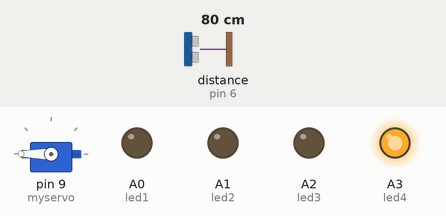
A sketch run on a simulated Arduino Uno, built with avr-gcc and run on an emulated ATmega328P. On the bench: servo, output pins drawn as LEDs (lit = HIGH). Wiring (inferred from the names in the program): ultrasonic range finder: trigger pin 7; echo pin 6. Inputs (shaded band) come from the test bench; at power-on: distance to the obstacle (sensor on pin 6) 80 cm. The echo pulse lasts 58.3 µs per cm; pins used as bus, display or sensor lines are not drawn; what the sketch prints to the serial monitor is not drawn.

Above: at 2.2 s.
2.3 s: distance to the obstacle (sensor on pin 6) set to 74 cm
At 3.5 s:
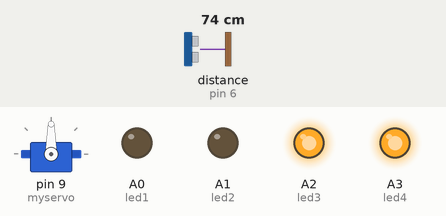
3.8 s: distance to the obstacle (sensor on pin 6) set to 55 cm
5.3 s: distance to the obstacle (sensor on pin 6) set to 47 cm
At 5.7 s:
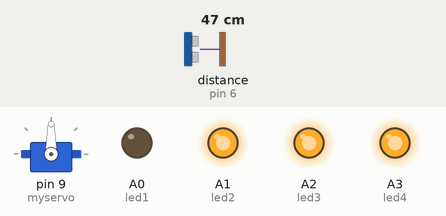
6.8 s: distance to the obstacle (sensor on pin 6) set to 2 cm
At 8.0 s:
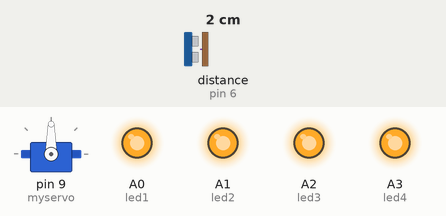
8.3 s: distance to the obstacle (sensor on pin 6) set to 35 cm
At 9.3 s:
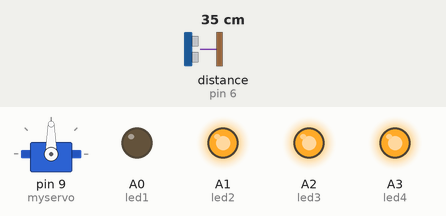
9.8 s: distance to the obstacle (sensor on pin 6) set to 4 cm
At 10.4 s:
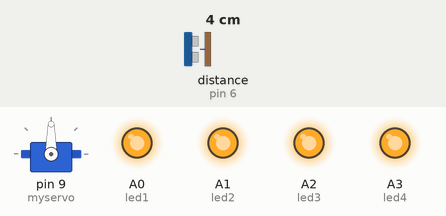
Timing chart, 0 to 12.3 s (numbered marks = the images above; inputs shaded):
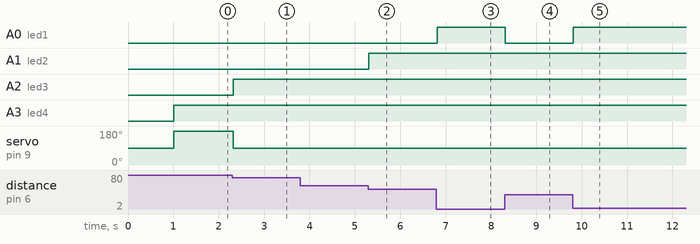

Measured:
- the behaviour switches between 77 and 76 cm on distance to the obstacle (sensor on pin 6) (found by bisection; images 0 and 1)
- the behaviour switches between 52 and 51 cm on distance to the obstacle (sensor on pin 6) (found by bisection; images 1 and 2)
- after the input at 2.3 s, A2 (led3): LOW → HIGH at once; servo on pin 9 (myservo): 180° → 90° at once
- after the input at 5.3 s, A1 (led2): LOW → HIGH at once
- after the input at 6.8 s, A0 (led1): LOW → HIGH at once
- after the input at 8.3 s, A0 (led1): HIGH → LOW at once
- after the input at 9.8 s, A0 (led1): LOW → HIGH at once

The sketch:

SmartWaterLevelController.ino
```cpp
// (licence header left out)
#include <Servo.h>
/**
 * @brief defining 7th pin as trigpin
 *
 */
#define trigpin 7
/**
 * @brief defining 6th pin as ecopin
 *
 */
#define echopin 6

int led1 = A0;//defining arduino pin A0 as the led1 output
int led2 = A1;//defining arduino pin A1 as the led2 output
int led3 = A2;//defining arduino pin A2 as the led3 output
int led4 = A3;//defining arduino pin A3 as the led4 output

Servo myservo;// Defining servomotor to arduino
/**
 * @brief defining the circuit's initial position.
 *
 */
void setup()
{
Serial.begin(9600);
pinMode(trigpin, OUTPUT);
pinMode(echopin, INPUT);
pinMode(led1, OUTPUT);
pinMode(led2, OUTPUT);
pinMode(led3, OUTPUT);
pinMode(led4, OUTPUT);
myservo.attach(9);
digitalWrite(led1, LOW);
digitalWrite(led2, LOW);
digitalWrite(led3, LOW);
digitalWrite(led4, LOW);
delay(1000);
}
/**
 * @brief putting the circuit in infinite loop in oreder to work continuously
 *
 */
void loop()
{
int duration, distance;
digitalWrite(trigpin, HIGH);
delayMicroseconds(1000);
digitalWrite(trigpin, LOW);
duration = pulseIn(echopin,HIGH);
distance = ( duration / 2) / 29.1;
Serial.println("cm:");
Serial.println(distance);

if( (distance > 0) && (distance <= 25) )//if water level is between 0-25%
{
digitalWrite(led1, HIGH);
digitalWrite(led2, HIGH);
digitalWrite(led3, HIGH);
digitalWrite(led4, HIGH);
myservo.write(90);
} else

if( (distance > 25) && (distance <= 50) )//if water level is between 25-50%
{
digitalWrite(led1, LOW);
digitalWrite(led2, HIGH);
digitalWrite(led3, HIGH);
digitalWrite(led4, HIGH);
myservo.write(90);
} else
if( (distance > 50) && (distance <= 75) )//if water level is between 50-75%
{
digitalWrite(led1, LOW);
digitalWrite(led2, LOW);
digitalWrite(led3, HIGH);
digitalWrite(led4, HIGH);
myservo.write(90);
} else
if (distance > 75)  //if water level is 100%
{
digitalWrite(led1, LOW);
digitalWrite(led2, LOW);
digitalWrite(led3, LOW);
digitalWrite(led4, HIGH);
myservo.write(180);
}
}
```
